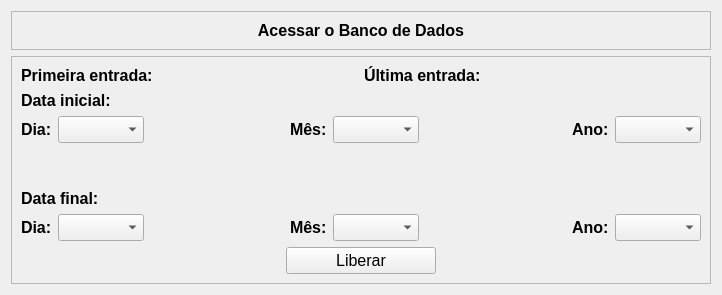
            <widget class="QWidget" name="pagina_acessar_banco_dados">
             <layout class="QVBoxLayout" name="verticalLayout_39">
              <item>
               <widget class="QFrame" name="frame_41">
                <property name="frameShape">
                 <enum>QFrame::StyledPanel</enum>
                </property>
                <property name="frameShadow">
                 <enum>QFrame::Raised</enum>
                </property>
                <layout class="QVBoxLayout" name="verticalLayout_38">
                 <item alignment="Qt::AlignTop">
                  <widget class="QLabel" name="label_28">
                   <property name="font">
                    <font>
                     <family>Arial</family>
                     <pointsize>12</pointsize>
                     <weight>75</weight>
                     <bold>true</bold>
                     <stylestrategy>PreferDefault</stylestrategy>
                    </font>
                   </property>
                   <property name="text">
                    <string>Acessar o Banco de Dados</string>
                   </property>
                   <property name="alignment">
                    <set>Qt::AlignCenter</set>
                   </property>
                  </widget>
                 </item>
                </layout>
               </widget>
              </item>
              <item>
               <widget class="QFrame" name="frame_acessar_banco_dados">
                <property name="sizePolicy">
                 <sizepolicy hsizetype="Preferred" vsizetype="Expanding">
                  <horstretch>0</horstretch>
                  <verstretch>0</verstretch>
                 </sizepolicy>
                </property>
                <property name="frameShape">
                 <enum>QFrame::StyledPanel</enum>
                </property>
                <property name="frameShadow">
                 <enum>QFrame::Raised</enum>
                </property>
                <layout class="QVBoxLayout" name="verticalLayout_42">
                 <item>
                  <layout class="QHBoxLayout" name="horizontalLayout_17">
                   <item>
                    <layout class="QHBoxLayout" name="horizontalLayout_15">
                     <item>
                      <widget class="QLabel" name="label_29">
                       <property name="font">
                        <font>
                         <family>Arial</family>
                         <pointsize>12</pointsize>
                         <weight>75</weight>
                         <bold>true</bold>
                        </font>
                       </property>
                       <property name="text">
                        <string>Primeira entrada:</string>
                       </property>
                      </widget>
                     </item>
                     <item>
                      <widget class="QLabel" name="data_primeira_entrada_acessar">
                       <property name="font">
                        <font>
                         <family>Arial</family>
                         <pointsize>12</pointsize>
                         <weight>75</weight>
                         <bold>true</bold>
                        </font>
                       </property>
                       <property name="text">
                        <string/>
                       </property>
                      </widget>
                     </item>
                    </layout>
                   </item>
                   <item>
                    <layout class="QHBoxLayout" name="horizontalLayout_16">
                     <item>
                      <widget class="QLabel" name="label_31">
                       <property name="font">
                        <font>
                         <family>Arial</family>
                         <pointsize>12</pointsize>
                         <weight>75</weight>
                         <bold>true</bold>
                        </font>
                       </property>
                       <property name="text">
                        <string>Última entrada:</string>
                       </property>
                      </widget>
                     </item>
                     <item>
                      <widget class="QLabel" name="data_ultima_entrada_acessar">
                       <property name="font">
                        <font>
                         <family>Arial</family>
                         <pointsize>12</pointsize>
                         <weight>75</weight>
                         <bold>true</bold>
                        </font>
                       </property>
                       <property name="text">
                        <string/>
                       </property>
                      </widget>
                     </item>
                    </layout>
                   </item>
                  </layout>
                 </item>
                 <item>
                  <layout class="QVBoxLayout" name="verticalLayout_40">
                   <item>
                    <widget class="QLabel" name="label_33">
                     <property name="font">
                      <font>
                       <family>Arial</family>
                       <pointsize>12</pointsize>
                       <weight>75</weight>
                       <bold>true</bold>
                      </font>
                     </property>
                     <property name="text">
                      <string>Data inicial:</string>
                     </property>
                    </widget>
                   </item>
                   <item>
                    <layout class="QHBoxLayout" name="horizontalLayout_18">
                     <item>
                      <widget class="QLabel" name="label_35">
                       <property name="font">
                        <font>
                         <family>Arial</family>
                         <pointsize>12</pointsize>
                         <weight>75</weight>
                         <bold>true</bold>
                        </font>
                       </property>
                       <property name="text">
                        <string>Dia:</string>
                       </property>
                      </widget>
                     </item>
                     <item>
                      <widget class="QComboBox" name="dias_acessar_inicio">
                       <property name="font">
                        <font>
                         <family>Arial</family>
                         <pointsize>12</pointsize>
                        </font>
                       </property>
                      </widget>
                     </item>
                     <item>
                      <spacer name="horizontalSpacer_2">
                       <property name="orientation">
                        <enum>Qt::Horizontal</enum>
                       </property>
                       <property name="sizeType">
                        <enum>QSizePolicy::Preferred</enum>
                       </property>
                       <property name="sizeHint" stdset="0">
                        <size>
                         <width>140</width>
                         <height>20</height>
                        </size>
                       </property>
                      </spacer>
                     </item>
                     <item>
                      <widget class="QLabel" name="label_36">
                       <property name="font">
                        <font>
                         <family>Arial</family>
                         <pointsize>12</pointsize>
                         <weight>75</weight>
                         <bold>true</bold>
                        </font>
                       </property>
                       <property name="text">
                        <string>Mês:</string>
                       </property>
                      </widget>
                     </item>
                     <item>
                      <widget class="QComboBox" name="meses_acessar_inicio">
                       <property name="font">
                        <font>
                         <family>Arial</family>
                         <pointsize>12</pointsize>
                        </font>
                       </property>
                      </widget>
                     </item>
                     <item>
                      <spacer name="horizontalSpacer_3">
                       <property name="orientation">
                        <enum>Qt::Horizontal</enum>
                       </property>
                       <property name="sizeType">
                        <enum>QSizePolicy::Preferred</enum>
                       </property>
                       <property name="sizeHint" stdset="0">
                        <size>
                         <width>147</width>
                         <height>20</height>
                        </size>
                       </property>
                      </spacer>
                     </item>
                     <item>
                      <widget class="QLabel" name="label_37">
                       <property name="font">
                        <font>
                         <family>Arial</family>
                         <pointsize>12</pointsize>
                         <weight>75</weight>
                         <bold>true</bold>
                        </font>
                       </property>
                       <property name="text">
                        <string>Ano:</string>
                       </property>
                      </widget>
                     </item>
                     <item>
                      <widget class="QComboBox" name="anos_acessar_inicio">
                       <property name="font">
                        <font>
                         <family>Arial</family>
                         <pointsize>12</pointsize>
                        </font>
                       </property>
                      </widget>
                     </item>
                    </layout>
                   </item>
                  </layout>
                 </item>
                 <item>
                  <spacer name="verticalSpacer">
                   <property name="orientation">
                    <enum>Qt::Vertical</enum>
                   </property>
                   <property name="sizeType">
                    <enum>QSizePolicy::Fixed</enum>
                   </property>
                   <property name="sizeHint" stdset="0">
                    <size>
                     <width>20</width>
                     <height>40</height>
                    </size>
                   </property>
                  </spacer>
                 </item>
                 <item>
                  <layout class="QVBoxLayout" name="verticalLayout_41">
                   <item>
                    <widget class="QLabel" name="label_34">
                     <property name="font">
                      <font>
                       <family>Arial</family>
                       <pointsize>12</pointsize>
                       <weight>75</weight>
                       <bold>true</bold>
                      </font>
                     </property>
                     <property name="text">
                      <string>Data final:</string>
                     </property>
                    </widget>
                   </item>
                   <item>
                    <layout class="QHBoxLayout" name="horizontalLayout_19">
                     <item>
                      <widget class="QLabel" name="label_38">
                       <property name="font">
                        <font>
                         <family>Arial</family>
                         <pointsize>12</pointsize>
                         <weight>75</weight>
                         <bold>true</bold>
                        </font>
                       </property>
                       <property name="text">
                        <string>Dia:</string>
                       </property>
                      </widget>
                     </item>
                     <item>
                      <widget class="QComboBox" name="dias_acessar_final">
                       <property name="font">
                        <font>
                         <family>Arial</family>
                         <pointsize>12</pointsize>
                        </font>
                       </property>
                      </widget>
                     </item>
                     <item>
                      <spacer name="horizontalSpacer_4">
                       <property name="orientation">
                        <enum>Qt::Horizontal</enum>
                       </property>
                       <property name="sizeType">
                        <enum>QSizePolicy::Preferred</enum>
                       </property>
                       <property name="sizeHint" stdset="0">
                        <size>
                         <width>140</width>
                         <height>20</height>
                        </size>
                       </property>
                      </spacer>
                     </item>
                     <item>
                      <widget class="QLabel" name="label_39">
                       <property name="font">
                        <font>
                         <family>Arial</family>
                         <pointsize>12</pointsize>
                         <weight>75</weight>
                         <bold>true</bold>
                        </font>
                       </property>
                       <property name="text">
                        <string>Mês:</string>
                       </property>
                      </widget>
                     </item>
                     <item>
                      <widget class="QComboBox" name="meses_acessar_final">
                       <property name="font">
                        <font>
                         <family>Arial</family>
                         <pointsize>12</pointsize>
                        </font>
                       </property>
                      </widget>
                     </item>
                     <item>
                      <spacer name="horizontalSpacer_5">
                       <property name="orientation">
                        <enum>Qt::Horizontal</enum>
                       </property>
                       <property name="sizeType">
                        <enum>QSizePolicy::Preferred</enum>
                       </property>
                       <property name="sizeHint" stdset="0">
                        <size>
                         <width>147</width>
                         <height>20</height>
                        </size>
                       </property>
                      </spacer>
                     </item>
                     <item>
                      <widget class="QLabel" name="label_40">
                       <property name="font">
                        <font>
                         <family>Arial</family>
                         <pointsize>12</pointsize>
                         <weight>75</weight>
                         <bold>true</bold>
                        </font>
                       </property>
                       <property name="text">
                        <string>Ano:</string>
                       </property>
                      </widget>
                     </item>
                     <item>
                      <widget class="QComboBox" name="anos_acessar_final">
                       <property name="font">
                        <font>
                         <family>Arial</family>
                         <pointsize>12</pointsize>
                        </font>
                       </property>
                      </widget>
                     </item>
                    </layout>
                   </item>
                  </layout>
                 </item>
                 <item alignment="Qt::AlignHCenter">
                  <widget class="QPushButton" name="liberar_graficos">
                   <property name="minimumSize">
                    <size>
                     <width>150</width>
                     <height>0</height>
                    </size>
                   </property>
                   <property name="maximumSize">
                    <size>
                     <width>150</width>
                     <height>16777215</height>
                    </size>
                   </property>
                   <property name="font">
                    <font>
                     <family>Arial</family>
                     <pointsize>12</pointsize>
                     <weight>50</weight>
                     <bold>false</bold>
                    </font>
                   </property>
                   <property name="cursor">
                    <cursorShape>PointingHandCursor</cursorShape>
                   </property>
                   <property name="text">
                    <string>Liberar</string>
                   </property>
                   <property name="icon">
                    <iconset resource="recursos_2.qrc">
                     <normaloff>:/icones/icones/png/desbloquear_png.png</normaloff>:/icones/icones/png/desbloquear_png.png</iconset>
                   </property>
                  </widget>
                 </item>
                </layout>
               </widget>
              </item>
             </layout>
            </widget>
